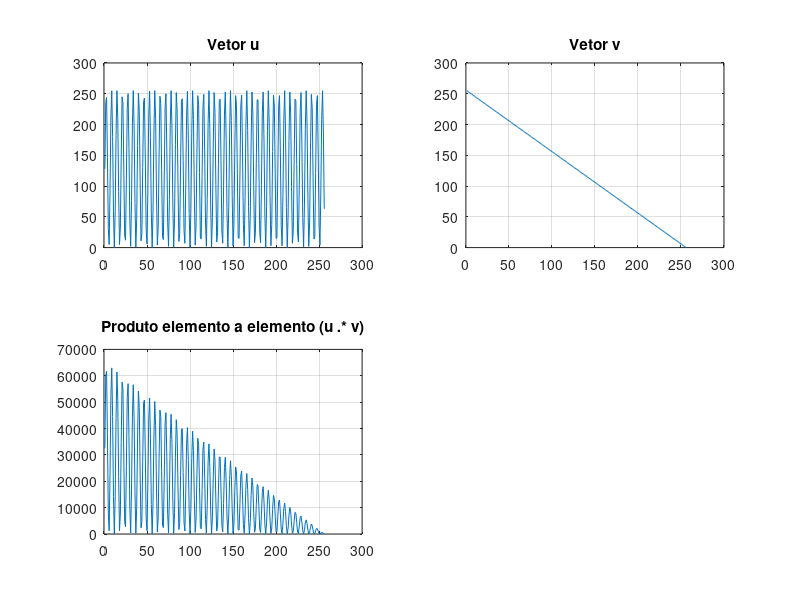

The MATLAB source for this figure:
clc;
clear;
close all;

% Cria vetores
y = 0:1:255;
x = sin(y);
u = uint8((x+1)*128);
v = uint8(255-y);

% Plota gráficos
figure;

subplot(2,2,1); % subplot(linhas, colunas, posição)
plot(u);
title('Vetor u');
grid on;

subplot(2,2,2); % subplot(linhas, colunas, posição)
plot(v);
title('Vetor v');
grid on;

subplot(2,2,3); % subplot(linhas, colunas, posição)
plot(uint16(u).*uint16(v))
title('Produto elemento a elemento (u .* v)');
grid on;
